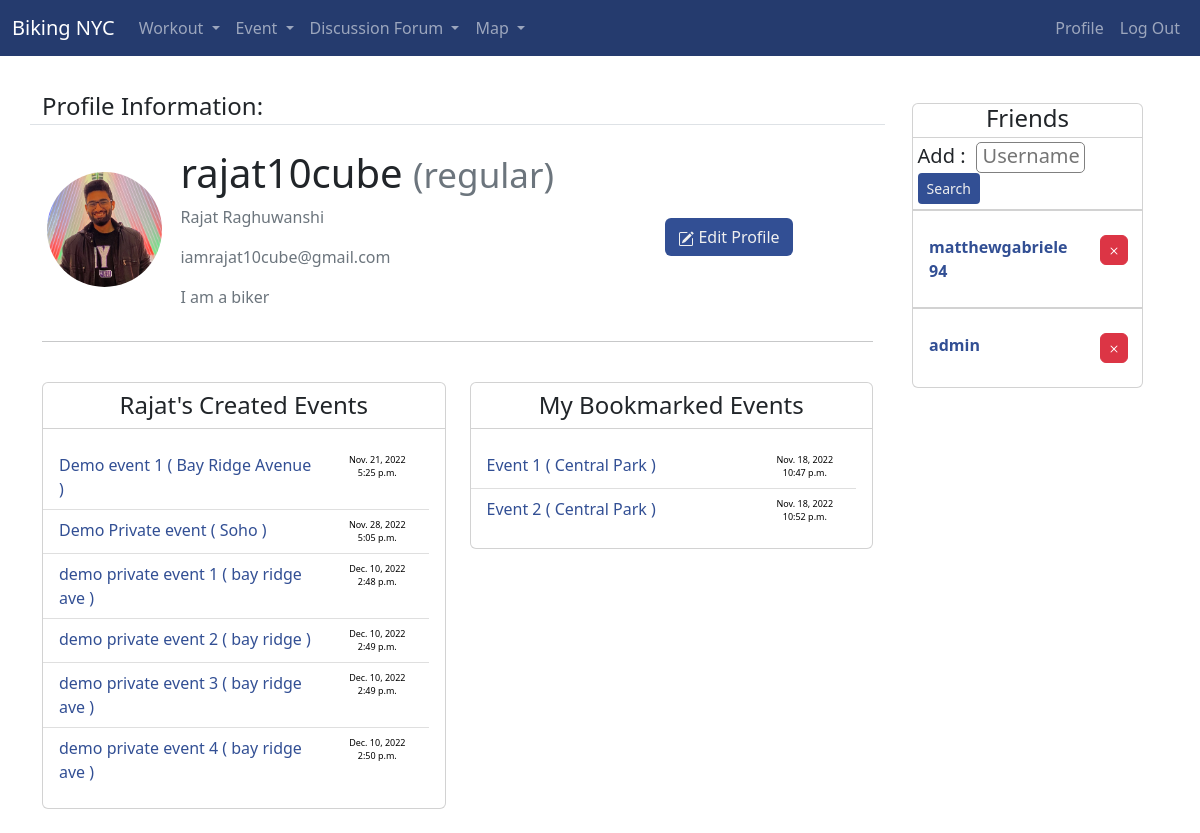
Before: /profile/rajat10cube (signed in) with the older database file.
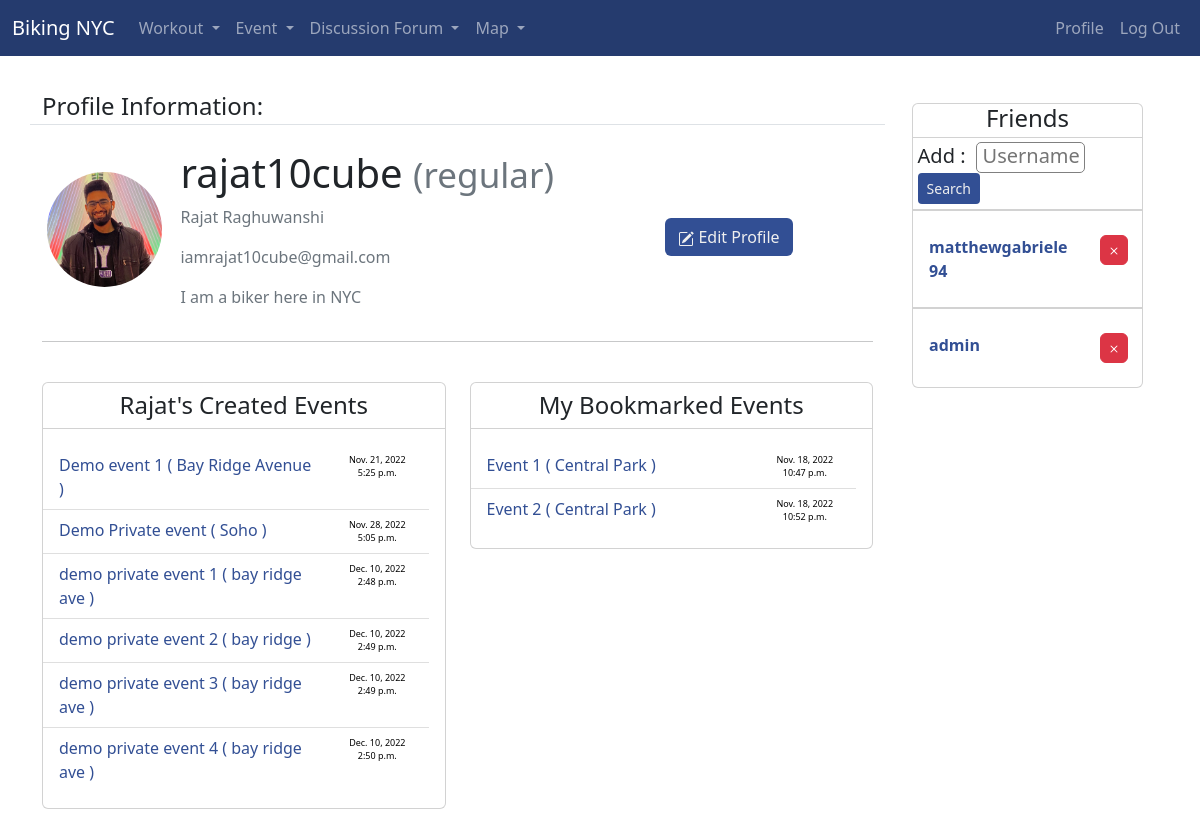
After: the same page with the newer database file.
### bikingapp/models.py (models this page shows)
class CustomUser(AbstractUser):
    def image_upload_to(self, instance=None):
        if instance:
            return os.path.join("Users", self.username, instance)
        return None
    STATUS = (
        ("regular", "regular"),
        ("subscriber", "subscriber"),
        ("moderator", "moderator"),
    )
    email = models.EmailField(unique=True)
    status = models.CharField(max_length=100, choices=STATUS, default="regular")
    description = models.TextField(
        "Description", max_length=600, default="", blank=True
    )
    image = models.ImageField(default="default/user.jpg", upload_to=image_upload_to)
    def __str__(self):
        return self.username

### bikingapp/views.py (the view)
# urls.py: path("profile/<username>", views.profile, name="profile"),
@login_required
def profile(request, username):
    if request.method == "POST":
        if "update_description" in request.POST:
            user = request.user
            form = UserUpdateForm(request.POST, request.FILES, instance=user)
            if form.is_valid():
                user_form = form.save()
                messages.success(
                    request, f"{user_form.username}, Your profile has been updated!"
                )
                return redirect("profile", user_form.username)
            for error in list(form.errors.values()):
                messages.error(request, error)
        elif "add_friends" in request.POST:
            form = FriendMgmtForm(request.POST)
            if form.is_valid():
                friend_username = form.cleaned_data["friend_username"]
                if (
                    models.CustomUser.objects.filter(username=friend_username).first()
                    is not None
                    and friend_username != request.user.username
                ):
                    obj = models.FriendMgmt(
                        from_user=request.user,
                        to_user=models.CustomUser.objects.filter(
                            username=friend_username
                        ).first(),
                    )
                    if not models.FriendMgmt.objects.filter(
                        from_user=request.user,
                        to_user=models.CustomUser.objects.filter(
                            username=friend_username
                        ).first(),
                    ).exists():
                        obj.save()
                return HttpResponseRedirect("/profile/" + username)
    else:
        friendsform = FriendMgmtForm()
    created_events = models.Event.objects.filter(created_by=username)
    bookmarked_events = models.BookmarkEvent.objects.filter(user=request.user)
    user = get_user_model().objects.filter(username=username).first()
    if user:
        update_profile_form = UserUpdateForm(instance=user)
        update_profile_form.fields["description"].widget.attrs = {"rows": 1}
        friends1 = models.FriendMgmt.objects.filter(from_user=request.user)
        return render(
            request=request,
            template_name="profile.html",
            context={
                "form": update_profile_form,
                "friends": {"form": friendsform, "friends_list": friends1},
                "created_events": created_events,
                "bookmarked_events": bookmarked_events,
                "page_user": user,
            },
        )
    return redirect("homepage")

### bikingapp/forms.py
class UserUpdateForm(forms.ModelForm):
    class Meta:
        model = get_user_model()
        fields = ["first_name", "last_name", "image", "description"]

### bikingapp/templates/profile.html (shortened to what the changed rows need)
{% extends "base.html" %}
{% load crispy_forms_tags %}
{% block content %}
<div class="container" style="margin-top: 4vh;">
    <div class="content-section col-lg-12 col-md-12 col-sm-12 tutorial-style" style="min-height:65vh;">
        <div class="row">
            <div class="col-9">
                <div class="row">
                    <div class="row">
                        <div class="col-2 align-self-center">
                            <img width="180px" height="170px" class="rounded-circle account-img profile-image" ,
                                src="{{ page_user.image.url }}">
                        </div>
                        <div class="col-7">
                            <h2 class="account-heading">{{ page_user.username }}
                                <small class="text-muted">({{ page_user.status }})</small>
                            </h2>
                            <p class="text-secondary">{{page_user.first_name }}
                                {{page_user.last_name}}
                            </p>
                            <p class="text-secondary">{{ page_user.email }}</p>
                            <p class="text-secondary">{{ page_user.description }}</p>
                        </div>
                    </div>
                </div>
                <br>
                <div class="row">
                    {% if created_events %}
                    <div class="col-6">
                        <div class="card" style="max-width: 100%; min-width: 25%;">
                            <h4 class="card-title"
                                style="text-align: center; text-transform: capitalize;padding-top: 2%;">
                                {{page_user.first_name}}'s created Events
                            </h4>
                            <ul class="card-body list-group list-group-flush">
                                {% for events in created_events %}
                                {% if events.event_type == 'public' %}
                                <li class="list-group-item">
                                    <a style="color:#324f94;" href="/browse_events/{{events.id}}">
                                        <div class="row">
                                            <span class="col-9">{{events.title}} ( {{events.location}} )</span>
                                            <span class="col-3" style="text-align:center;color:black;">
                                                <div class="row">
                                                    <span class="col-12"
                                                        style="font-size:xx-small;">{{events.date}}</span>
                                                </div>
                                                <div class="row">
                                                    <span class="col-12"
                                                        style="font-size:xx-small">{{events.time}}</span>
                                                </div>
                                            </span>
                                        </div>
                                    </a>
                                </li>
                                {% elif user.username == form.instance.username %}
                                <li class="list-group-item">
                                    <a style="color:#324f94;" href="/browse_events/{{events.id}}">
                                        <div class="row">
                                            <span class="col-9">{{events.title}} ( {{events.location}} )</span>
                                            <span class="col-3" style="text-align:center;color:black;">
                                                <div class="row">
                                                    <span class="col-12"
                                                        style="font-size:xx-small">{{events.date}}</span>
                                                </div>
                                                <div class="row">
                                                    <span class="col-12"
                                                        style="font-size:xx-small">{{events.time}}</span>
                                                </div>
                                            </span>
                                        </div>
                                    </a>
                                </li>
                                {% endif %}
                                {% endfor %}
                            </ul>
                        </div>
                    </div>
                    {% endif %}
                </div>
            </div>
            <div class="col-3">
                {% if user.username == form.instance.username %}
                <div class="card" style="margin: 15px; z-index: 99; max-width: 100%; min-width: 25%;">
                    <h5 class=" card-subtitle list-group list-group-flush" style="padding: 2%;">
                        <form action="" method="post">
                            {{ friends.form }}
                        </form>
                    </h5>
                </div>
                {% endif %}
            </div>
        </div>
        <br>
    </div>
</div>
{% endblock content %}

Changed rows visible on the page:
changed CustomUser "rajat10cube": description "I am a biker" → "I am a biker here in NYC"
